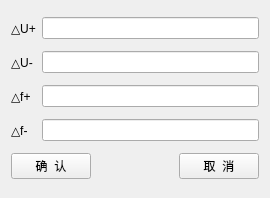
<?xml version="1.0" encoding="UTF-8"?>
<ui version="4.0">
 <class>QSynAddMultQuickDlg</class>
 <widget class="QDialog" name="QSynAddMultQuickDlg">
  <property name="geometry">
   <rect>
    <x>0</x>
    <y>0</y>
    <width>270</width>
    <height>198</height>
   </rect>
  </property>
  <property name="windowTitle">
   <string>开关量设置</string>
  </property>
  <layout class="QGridLayout" name="gridLayout">
   <item row="0" column="0">
    <widget class="QLabel" name="m_pUPlusLabel">
     <property name="text">
      <string>△U+</string>
     </property>
    </widget>
   </item>
   <item row="1" column="1">
    <widget class="QSttLineEdit" name="m_pUMinusEdit"/>
   </item>
   <item row="1" column="0">
    <widget class="QLabel" name="m_pUMinusLabel">
     <property name="text">
      <string>△U-</string>
     </property>
    </widget>
   </item>
   <item row="4" column="0">
    <widget class="QLabel" name="m_pFMinusLabel">
     <property name="text">
      <string>△f-</string>
     </property>
    </widget>
   </item>
   <item row="3" column="0">
    <widget class="QLabel" name="m_pFPlusLabel">
     <property name="text">
      <string>△f+</string>
     </property>
    </widget>
   </item>
   <item row="5" column="0" colspan="2">
    <layout class="QGridLayout" name="gridLayout_2">
     <item row="0" column="0">
      <widget class="QPushButton" name="m_pOK_PushButton">
       <property name="text">
        <string>确  认</string>
       </property>
       <property name="autoDefault">
        <bool>false</bool>
       </property>
      </widget>
     </item>
     <item row="0" column="1">
      <spacer name="horizontalSpacer_2">
       <property name="orientation">
        <enum>Qt::Horizontal</enum>
       </property>
       <property name="sizeHint" stdset="0">
        <size>
         <width>40</width>
         <height>20</height>
        </size>
       </property>
      </spacer>
     </item>
     <item row="0" column="2">
      <widget class="QPushButton" name="m_pCancel_PushButton">
       <property name="text">
        <string>取  消</string>
       </property>
       <property name="autoDefault">
        <bool>false</bool>
       </property>
      </widget>
     </item>
    </layout>
   </item>
   <item row="0" column="1">
    <widget class="QSttLineEdit" name="m_pUPlusEdit"/>
   </item>
   <item row="3" column="1">
    <widget class="QSttLineEdit" name="m_pFPlusEdit"/>
   </item>
   <item row="4" column="1">
    <widget class="QSttLineEdit" name="m_pFMinusEdit"/>
   </item>
  </layout>
 </widget>
 <customwidgets>
  <customwidget>
   <class>QSttLineEdit</class>
   <extends>QLineEdit</extends>
   <header>../../Module/UI/Controls/SttLineEdit.h</header>
  </customwidget>
 </customwidgets>
 <resources/>
 <connections/>
</ui>
